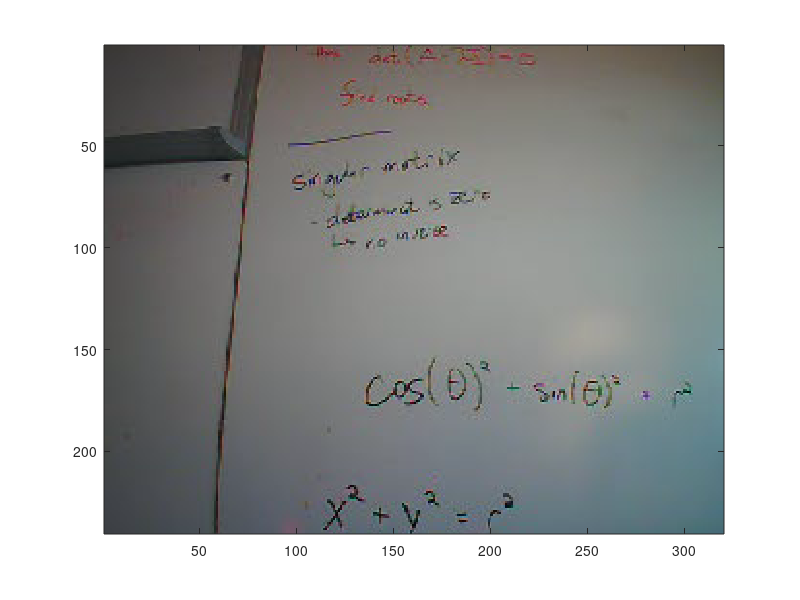

Here is the MATLAB script that generated this plot:
% % attempt to display pixel buffer
%
% % this is a mirror image
% load pixbuf_rows2.txt;
% img = reshape(pixbuf_rows2, 320, 240, 3);
% img = imrotate(img, -90, 'nearest');
% imshow(uint8(img))

load pixbuf_rows2.txt;
A = zeros(240, 320, 3);
for i=0:size(pixbuf_rows2,1)-1
    row = floor(i/320) + 1;
    col = mod(i, 320) + 1;
    A(row,col,:) = pixbuf_rows2(i+1,:);
end
imagesc(uint8(A))
